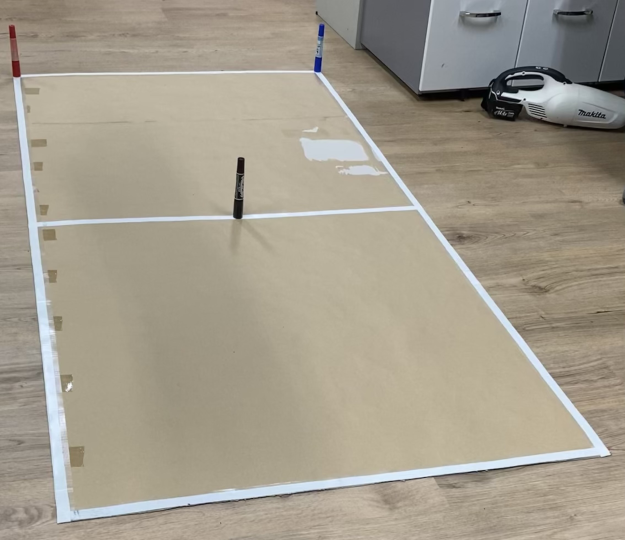
#> input picture notebook/03_camera-position/original1.png, 1250 x 1080 px (shown at 1/2 size)
$ jupyter execute --allow-errors camera-position.ipynb   (shell and % lines are left out)
#> lines starting #> are read from the running program, lines starting #| are printed output that depends on the picture
[cell 1]
# install package
import cv2
import numpy as np
from matplotlib import pyplot as plt
from mpl_toolkits.mplot3d import Axes3D
import sympy

## カメラ1

[cell 2]
path = "original1.png"
origin_img = cv2.imread(path)
#> origin_img is the input picture: shape (1080, 1250, 3); mean B, G, R 140.9, 156, 163.1

[cell 3]
# define court size
width = 1800
height = 900

margin = 600
w_margin = 600
h_margin = 1200

[cell 4]
cp_origin = []

[cell 5]
# [8 lines left out: function click, not called in this run]

[cell 6]
# Click on corners of the court in the order of TL, BL, BR, TR.
#  can be
cv2.imshow("window1", origin_img)
cv2.setMouseCallback("window1", click)
cv2.waitKey(0)
cv2.destroyAllWindows

[cell 7]
# B, R, =>
cp_origin = np.float32(cp_origin)
cp_trans = np.float32([[0,0], [0, height], [width, height], [width, 0]])+margin
print(cp_origin)
print(cp_trans)

#> (a cell that did not finish here is left out)

#> (a cell that did not finish here is left out)

[cell 10]
pb = [0, 0, 0]
pr = [0, 0, 0]
click = True

[cell 11]
# [9 lines left out: function click_pen, not called in this run]

#> (a cell that did not finish here is left out)

[cell 13]
real_b = [0, 0, 140]
real_r = [0, 900, 140]

blue_direction = [real - image for (real, image) in zip(real_b, pb)]
red_direction = [real - image for (real, image) in zip(real_r, pr)]

[cell 14]
blue_direction

[cell 15]
red_direction

[cell 16]
points = 13

x_b = [pb[0]+i*blue_direction[0] for i in range(points)]
y_b = [pb[1]+i*blue_direction[1] for i in range(points)]
z_b = [pb[2]+i*blue_direction[2] for i in range(points)]

x_r = [pr[0]+i*red_direction[0] for i in range(points)]
y_r = [pr[1]+i*red_direction[1] for i in range(points)]
z_r = [pr[2]+i*red_direction[2] for i in range(points)]

[cell 17]
#3D Plot
fig = plt.figure()
ax = Axes3D(fig, auto_add_to_figure=False)
fig.add_axes(ax)
ax.plot(x_b, y_b, z_b, "o-", color="Blue")
ax.plot(x_r, y_r, z_r, "o-", color="Red")
ax.set_xlabel('x')
ax.set_ylabel('y')
ax.set_zlabel('z')
plt.show()
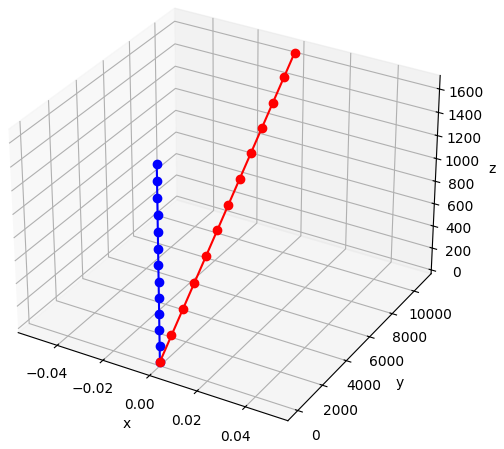
#> figure drawn by matplotlib, 1 panel

### 3次元空間上のねじれた2直線の最近接点を求める
直線1：

    1点：pb

    ベクトル:blue_direction

    媒介変数：t
直線2：

    1点：pr

    ベクトル：red_direction

    媒介変数：s

[cell 18]
#記号s, tを扱う
t = sympy.Symbol("t")
s = sympy.Symbol("s")

[cell 19]
# 2乗距離
R = ((pb[0]+t*blue_direction[0]) - (pr[0]+s*red_direction[0]))**2+((pb[1]+t*blue_direction[1]) - (pr[1]+s*red_direction[1]))**2+((pb[2]+t*blue_direction[2]) - (pr[2]+s*red_direction[2]))**2

[cell 20]
# 偏微分
dR_dt = sympy.diff(R, t)
dR_ds = sympy.diff(R, s)
print("dR/dt = ", dR_dt)
print("dR/ds = ", dR_ds)

[cell 21]
# 解く
ans = sympy.solve([dR_dt, dR_ds])
ans

[cell 22]
t_val = ans[t]
s_val = ans[s]

[cell 23]
b = [pb[0]+t_val*blue_direction[0], pb[1]+t_val*blue_direction[1], pb[2]+t_val*blue_direction[2]]
r = [pr[0]+s_val*red_direction[0], pr[1]+s_val*red_direction[1], pr[2]+s_val*red_direction[2]]

[cell 24]
b

[cell 25]
r

[cell 26]
#3D Plot
fig = plt.figure(figsize = (6, 6))
ax = fig.add_subplot(projection="3d")
ax.plot(x_b, y_b, z_b, "o-", color="Blue")
ax.plot(x_r, y_r, z_r, "o-", color="Red")
ax.plot(b[0], b[1], b[2], "o-", color="Green")
ax.plot(r[0], r[1], r[2], "o-", color="Black")
ax.set_xlabel('x')
ax.set_ylabel('y')
ax.set_zlabel('z')
plt.show()
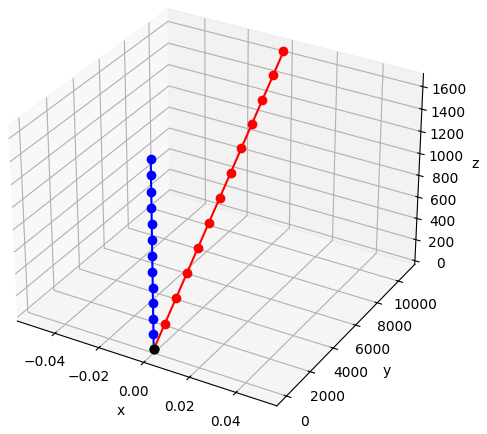
#> figure drawn by matplotlib, 1 panel

[cell 27]
camera = [(b[0]+r[0])/2, (b[1]+r[1])/2, (b[2]+r[2])/2]
camera

[cell 28]
black_coord = [0, 0, 0]

[cell 29]
# [5 lines left out: function print_coord, not called in this run]

#> (a cell that did not finish here is left out)

[cell 31]
#方向ベクトル
black_direction = [camera[0]-black_coord[0], camera[1]-black_coord[1],camera[2]-black_coord[2]]

[cell 32]
#3D Plot
fig = plt.figure(figsize = (6, 6))
ax = fig.add_subplot(projection="3d")
ax.plot([black_coord[0], camera[0]],[black_coord[1], camera[1]],[black_coord[2], camera[2]], "o-", color = "Red")
ax.plot(camera[0], camera[1], camera[2], "o-", color="Black")
ax.set_xlabel('x')
ax.set_ylabel('y')
ax.set_zlabel('z')
plt.show()
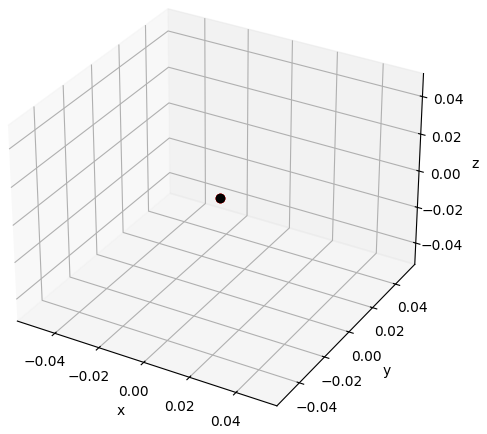
#> figure drawn by matplotlib, 1 panel

[cell 33]
black_coord

## カメラ1
camera1 = [649953353700/205821701, 201663639450/205821701, 236578391140/205821701]

black_coord = [604, 371, 0]

## カメラ2

[cell 34]
path = "original2.png"
origin_img = cv2.imread(path)
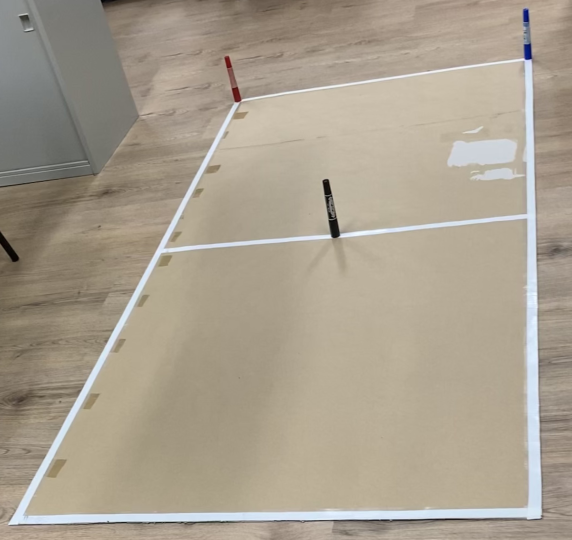
#> input picture notebook/03_camera-position/original2.png, 1144 x 1080 px (shown at 1/2 size)
#> origin_img is the input picture: shape (1080, 1144, 3); mean B, G, R 142.8, 158.8, 168.6

[cell 35]
# define court size
width = 1800
height = 900

margin = 600
w_margin = 600
h_margin = 1200

[cell 36]
cp_origin = []

[cell 37]
# [8 lines left out: function click, not called in this run]

[cell 38]
# Click on corners of the court in the order of TL, BL, BR, TR.
#  can be
cv2.imshow("window3", origin_img)
cv2.setMouseCallback("window3", click)
cv2.waitKey(0)
cv2.destroyAllWindows

[cell 39]
# B, R, =>
cp_origin = np.float32(cp_origin)
cp_trans = np.float32([[0,0], [0, height], [width, height], [width, 0]])+margin
print(cp_origin)
print(cp_trans)

#> (a cell that did not finish here is left out)

#> (a cell that did not finish here is left out)

[cell 42]
pb = [0, 0, 0]
pr = [0, 0, 0]
click = True

[cell 43]
# [9 lines left out: function click_pen, not called in this run]

#> (a cell that did not finish here is left out)

[cell 45]
real_b = [0, 0, 140]
real_r = [0, 900, 140]

blue_direction = [real - image for (real, image) in zip(real_b, pb)]
red_direction = [real - image for (real, image) in zip(real_r, pr)]

[cell 46]
blue_direction

[cell 47]
red_direction

[cell 48]
points = 10

x_b = [pb[0]+i*blue_direction[0] for i in range(points)]
y_b = [pb[1]+i*blue_direction[1] for i in range(points)]
z_b = [pb[2]+i*blue_direction[2] for i in range(points)]

x_r = [pr[0]+i*red_direction[0] for i in range(points)]
y_r = [pr[1]+i*red_direction[1] for i in range(points)]
z_r = [pr[2]+i*red_direction[2] for i in range(points)]

[cell 49]
#3D Plot
fig = plt.figure()
ax = Axes3D(fig, auto_add_to_figure=False)
fig.add_axes(ax)
ax.plot(x_b, y_b, z_b, "o-", color="Blue")
ax.plot(x_r, y_r, z_r, "o-", color="Red")
ax.set_xlabel('x')
ax.set_ylabel('y')
ax.set_zlabel('z')
plt.show()
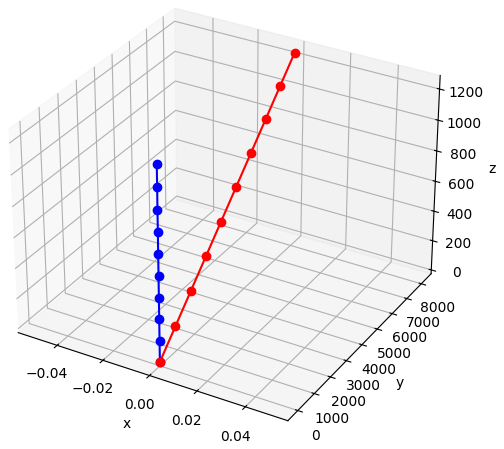
#> figure drawn by matplotlib, 1 panel

### 3次元空間上のねじれた2直線の最近接点を求める
直線1：

    1点：pb

    ベクトル:blue_direction

    媒介変数：t
直線2：

    1点：pr

    ベクトル：red_direction

    媒介変数：s

[cell 50]
#記号s, tを扱う
t = sympy.Symbol("t")
s = sympy.Symbol("s")

[cell 51]
# 2乗距離
R = ((pb[0]+t*blue_direction[0]) - (pr[0]+s*red_direction[0]))**2+((pb[1]+t*blue_direction[1]) - (pr[1]+s*red_direction[1]))**2+((pb[2]+t*blue_direction[2]) - (pr[2]+s*red_direction[2]))**2

[cell 52]
# 偏微分
dR_dt = sympy.diff(R, t)
dR_ds = sympy.diff(R, s)
print("dR/dt = ", dR_dt)
print("dR/ds = ", dR_ds)

[cell 53]
# 解く
ans = sympy.solve([dR_dt, dR_ds])
ans

[cell 54]
t_val = ans[t]
s_val = ans[s]

[cell 55]
b = [pb[0]+t_val*blue_direction[0], pb[1]+t_val*blue_direction[1], pb[2]+t_val*blue_direction[2]]
r = [pr[0]+s_val*red_direction[0], pr[1]+s_val*red_direction[1], pr[2]+s_val*red_direction[2]]

[cell 56]
b

[cell 57]
r

[cell 58]
#3D Plot
fig = plt.figure(figsize = (6, 6))
ax = fig.add_subplot(projection="3d")
ax.plot(x_b, y_b, z_b, "o-", color="Blue")
ax.plot(x_r, y_r, z_r, "o-", color="Red")
ax.plot(b[0], b[1], b[2], "o-", color="Green")
ax.plot(r[0], r[1], r[2], "o-", color="Black")
ax.set_xlabel('x')
ax.set_ylabel('y')
ax.set_zlabel('z')
plt.show()
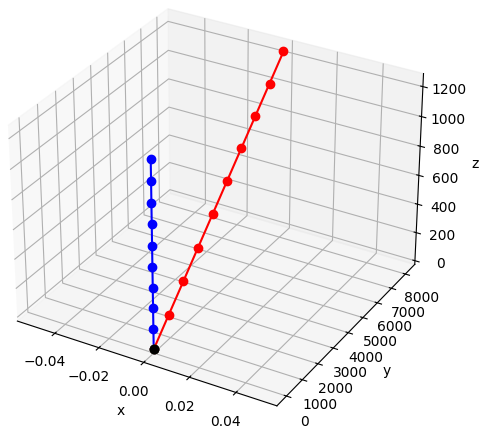
#> figure drawn by matplotlib, 1 panel

[cell 59]
camera = [(b[0]+r[0])/2, (b[1]+r[1])/2, (b[2]+r[2])/2]
camera

[cell 60]
black_coord = [0, 0, 0]

[cell 61]
# [5 lines left out: function print_coord, not called in this run]

#> (a cell that did not finish here is left out)

[cell 63]
#方向ベクトル
black_direction = [camera[0]-black_coord[0], camera[1]-black_coord[1],camera[2]-black_coord[2]]

[cell 64]
#3D Plot
fig = plt.figure(figsize = (6, 6))
ax = fig.add_subplot(projection="3d")
ax.plot([black_coord[0], camera[0]],[black_coord[1], camera[1]],[black_coord[2], camera[2]], "o-", color = "Red")
ax.plot(camera[0], camera[1], camera[2], "o-", color="Black")
ax.set_xlabel('x')
ax.set_ylabel('y')
ax.set_zlabel('z')
plt.show()

[cell 65]
black_coord

## 統合

[cell 66]
camera1 = [649953353700/205821701, 201663639450/205821701, 236578391140/205821701]
camera2 = [2202619713300/716160509, -72902447100/716160509, 840755052760/716160509]

black_coord1 = [604, 371, 0]
black_coord2 = [626, 513, 0]

[cell 67]
direction1 = [camera1[0]-black_coord1[0], camera1[1]-black_coord1[1], camera1[2]-black_coord1[2]]
direction2 = [camera2[0]-black_coord2[0], camera2[1]-black_coord2[1], camera2[2]-black_coord2[2]]

[cell 68]
# 極値問題を解く
t = sympy.Symbol("t")
s = sympy.Symbol("s")

R = ((camera1[0]+t*direction1[0]) - (camera2[0]+s*direction2[0]))**2 + ((camera1[1]+t*direction1[1]) - (camera2[1]+s*direction2[1]))**2 + ((camera1[2]+t*direction1[2]) - (camera2[2]+s*direction2[2]))**2

dR_dt = sympy.diff(R, t)
dR_ds = sympy.diff(R, s)

ans = sympy.solve([dR_dt, dR_ds])
ans

[cell 69]
t_val = ans[t]
s_val = ans[s]

[cell 70]
black1 = [camera1[0]+t_val*direction1[0], camera1[1]+t_val*direction1[1], camera1[2]+t_val*direction1[2]]
black2 = [camera2[0]+s_val*direction2[0], camera2[1]+s_val*direction2[1], camera2[2]+s_val*direction2[2]]

[cell 71]
#3D Plot
fig = plt.figure(figsize = (6, 6))
ax = fig.add_subplot(projection="3d")
ax.plot([black_coord1[0], camera1[0]], [black_coord1[1], camera1[1]], [black_coord1[2], camera1[2]], "o-", color="Blue")
ax.plot([black_coord2[0], camera2[0]], [black_coord2[1], camera2[1]], [black_coord2[2], camera2[2]], "o-", color="Red")
ax.plot(black1[0], black1[1], black1[2], "o-", color="Green")
ax.plot(black2[0], black2[1], black2[2], "o-", color="Black")
ax.set_xlabel('x')
ax.set_ylabel('y')
ax.set_zlabel('z')
plt.show()
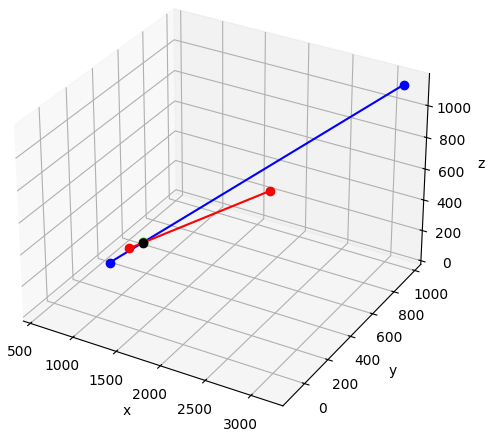
#> figure drawn by matplotlib, 1 panel
